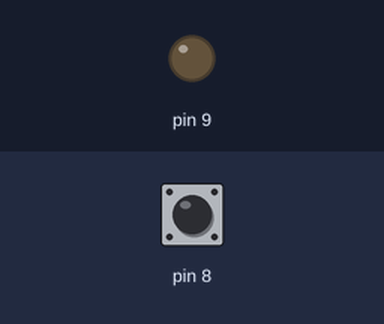
Bench run of a sketch on a simulated Arduino Uno, built with avr-gcc and run on an emulated ATmega328P. Parts: output pins drawn as LEDs (lit = HIGH). The inputs (shaded band) are chosen by the test bench; at power-on: pin 8 HIGH.

Above: at 1.2 s.
1.3 s: pin 8 pulled LOW for 0.15 s
At 1.37 s:
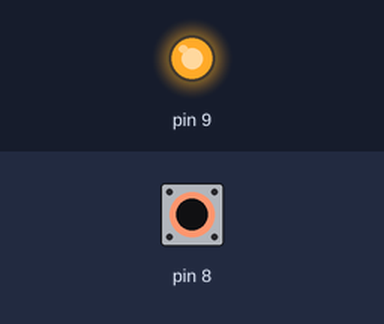
2.9 s: pin 8 pulled LOW for 3.2 s
At 7.4 s:
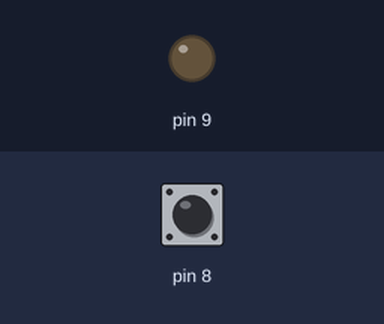
Timing chart, 0 to 8.9 s (numbered marks = the images above; inputs shaded):
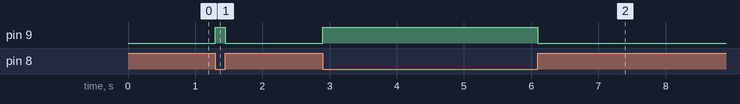

The sketch:

1B.ino
```cpp
//1B
void setup(){
  //set pin9 to input
  DDRB |= (1<<PB1);//set pin9 as outputpin
  PORTB |= (1<<PB0);//pull up internal resistor to high
}

void loop(){
	PORTB = (PINB & (1<<PB0)) ? (PORTB & ~(1<<PB1)): (PORTB | (1<<PB1));
}
```

Measured:
- after the input at 1.3 s, pin 9: LOW → HIGH at once, → LOW 0.15 s later
- after the input at 2.9 s, pin 9: LOW → HIGH at once, → LOW 3.2 s later
